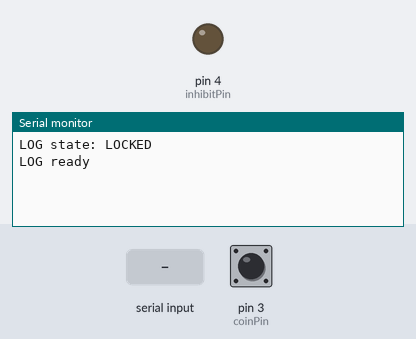
A sketch run on a simulated Arduino Leonardo, built with avr-gcc and run on an emulated ATmega32U4. Parts: output pins drawn as LEDs (lit = HIGH), the last lines printed to the serial monitor. The test bench sets the inputs (shaded band); at power-on: pin 3 (coinPin) HIGH. USB keyboard and mouse output is not drawn.

Above: at 3.2 s.
3.3 s: pin 3 (coinPin) pulled LOW for 0.15 s
At 4.2 s:
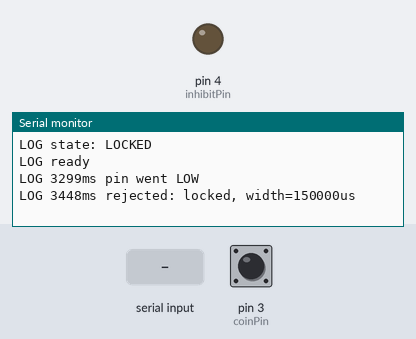
4.9 s: "U" received over Serial
At 5.9 s:
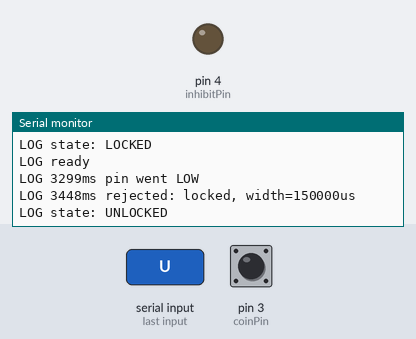
6.4 s: pin 3 (coinPin) pulled LOW for 1 s
At 8.6 s:
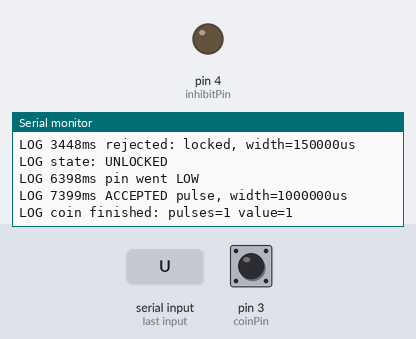

The sketch:

arduino.ino
```cpp
#include <Keyboard.h>

const int coinPin    = 3;
const int inhibitPin = 4;
const bool INHIBIT_ACTIVE_LOW = true;

// ---- Settings ----
const bool DEBUG = true;                      // set false to silence logs
const unsigned long timeout       = 250;      // ms gap = coin finished
const unsigned long minPulseUs    = 10000UL;  // reject pulses < 10ms (spark spikes)
const unsigned long minGapMs      = 10;       // min gap between accepted pulses
const unsigned long settleMs      = 500;      // ignore after lock/unlock

// ---- Shared with ISR ----
volatile int pulseCount = 0;
volatile unsigned long lastPulseTime = 0;     // ms, last accepted pulse
volatile unsigned long ignoreUntil = 0;
volatile unsigned long fallUs = 0;
volatile bool pulseActive = false;
volatile bool lockedISR = true;

bool locked = true;

// ---- Event log ring buffer (ISR writes, loop prints) ----
enum EvType : uint8_t { EV_FALL, EV_ACCEPT, EV_REJ_SHORT, EV_REJ_LOCKED, EV_REJ_SETTLE, EV_REJ_GAP };
struct Event { uint8_t type; unsigned long ms; unsigned long widthUs; };
const uint8_t LOG_SIZE = 32;
volatile Event logBuf[LOG_SIZE];
volatile uint8_t logHead = 0, logTail = 0;

void logEvent(uint8_t type, unsigned long widthUs) {
  uint8_t next = (logHead + 1) % LOG_SIZE;
  if (next == logTail) return;                // buffer full, drop
  logBuf[logHead].type = type;
  logBuf[logHead].ms = millis();
  logBuf[logHead].widthUs = widthUs;
  logHead = next;
}

void flushLog() {
  while (logTail != logHead) {
    Event e;
    e.type = logBuf[logTail].type;
    e.ms = logBuf[logTail].ms;
    e.widthUs = logBuf[logTail].widthUs;
    logTail = (logTail + 1) % LOG_SIZE;

    Serial.print(F("LOG "));
    Serial.print(e.ms);
    Serial.print(F("ms "));
    switch (e.type) {
      case EV_FALL:        Serial.println(F("pin went LOW")); break;
      case EV_ACCEPT:      Serial.print(F("ACCEPTED pulse, width="));
                           Serial.print(e.widthUs); Serial.println(F("us")); break;
      case EV_REJ_SHORT:   Serial.print(F("REJECTED too short (noise/spark), width="));
                           Serial.print(e.widthUs); Serial.println(F("us")); break;
      case EV_REJ_LOCKED:  Serial.print(F("rejected: locked, width="));
                           Serial.print(e.widthUs); Serial.println(F("us")); break;
      case EV_REJ_SETTLE:  Serial.print(F("rejected: settle window, width="));
                           Serial.print(e.widthUs); Serial.println(F("us")); break;
      case EV_REJ_GAP:     Serial.print(F("rejected: gap too small, width="));
                           Serial.print(e.widthUs); Serial.println(F("us")); break;
    }
  }
}

void applyLockState() {
  bool pinHigh = INHIBIT_ACTIVE_LOW ? !locked : locked;
  if (pinHigh) {
    pinMode(inhibitPin, INPUT);
  } else {
    pinMode(inhibitPin, OUTPUT);
    digitalWrite(inhibitPin, LOW);
  }
  noInterrupts();
  pulseCount = 0;
  pulseActive = false;
  lockedISR = locked;
  ignoreUntil = millis() + settleMs;
  interrupts();

  if (DEBUG) {
    Serial.print(F("LOG state: "));
    Serial.println(locked ? F("LOCKED") : F("UNLOCKED"));
  }
}

// Fires on both edges. Pulse = LOW period; width is checked on the RISING edge.
void coinISR() {
  unsigned long nowUs = micros();
  bool level = digitalRead(coinPin);

  if (!level) {                               // FALLING
    fallUs = nowUs;
    pulseActive = true;
    if (DEBUG) logEvent(EV_FALL, 0);
    return;
  }

  // RISING
  if (!pulseActive) return;
  pulseActive = false;
  unsigned long width = nowUs - fallUs;
  unsigned long nowMs = millis();

  if (lockedISR)                  { if (DEBUG) logEvent(EV_REJ_LOCKED, width); return; }
  if (nowMs < ignoreUntil)        { if (DEBUG) logEvent(EV_REJ_SETTLE, width); return; }
  if (width < minPulseUs)         { if (DEBUG) logEvent(EV_REJ_SHORT, width);  return; }
  if (pulseCount > 0 && nowMs - lastPulseTime < minGapMs)
                                  { if (DEBUG) logEvent(EV_REJ_GAP, width);    return; }

  pulseCount++;
  lastPulseTime = nowMs;
  if (DEBUG) logEvent(EV_ACCEPT, width);
}

int evaluateCoin(int pulses) {
  switch (pulses) {
    case 1: case 5: case 10: case 20: return pulses;
    default: return 0;
  }
}

void setup() {
  delay(2000);
  pinMode(coinPin, INPUT_PULLUP);
  Serial.begin(9600);
  Keyboard.begin();
  applyLockState();
  attachInterrupt(digitalPinToInterrupt(coinPin), coinISR, CHANGE);
  if (DEBUG) Serial.println(F("LOG ready"));
}

void loop() {
  while (Serial.available() > 0) {
    char c = Serial.read();
    if (c == 'L' && !locked)      { locked = true;  applyLockState(); }
    else if (c == 'U' && locked)  { locked = false; applyLockState(); }
  }

  if (DEBUG) flushLog();

  int count = 0;
  noInterrupts();
  if (pulseCount > 0 && millis() - lastPulseTime > timeout) {
    count = pulseCount;
    pulseCount = 0;
  }
  interrupts();

  if (count > 0) {
    int value = evaluateCoin(count);
    if (DEBUG) {
      Serial.print(F("LOG coin finished: pulses="));
      Serial.print(count);
      Serial.print(F(" value="));
      Serial.println(value);
    }
    if (value > 0 && !locked) {
      Keyboard.print(value);
      Keyboard.write(KEY_RETURN);
    }
  }
}
```

Measured:
- after the input at 3.3 s, the serial monitor: prints a new line at once (image 1)
- after the input at 4.9 s, the serial monitor: prints a new line at once (image 2)
- after the input at 6.4 s, the serial monitor: prints a new line at once (image 3)
